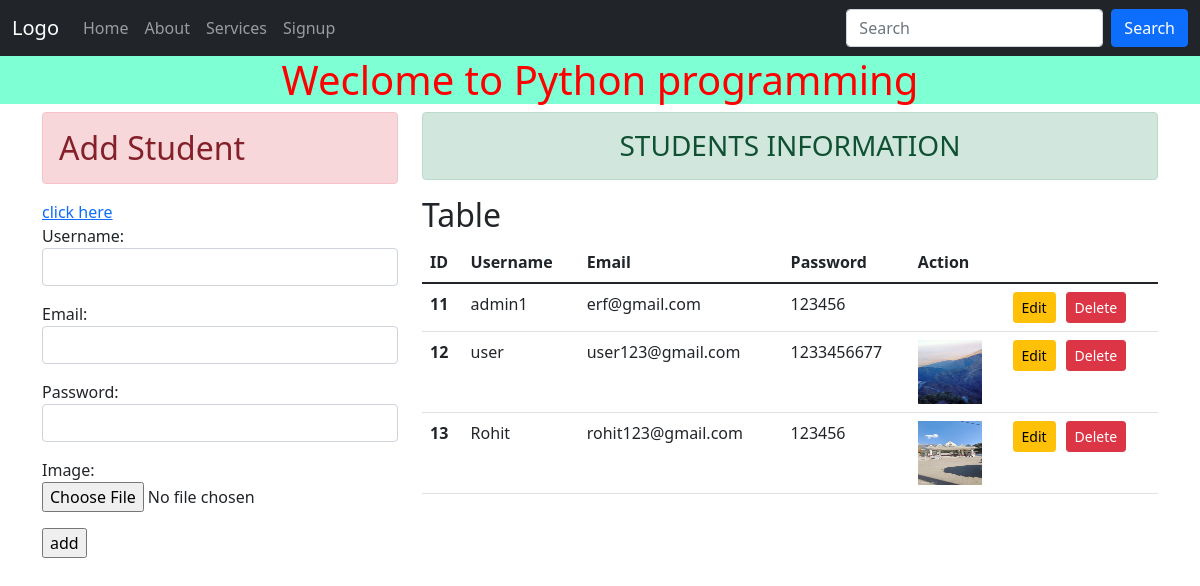
The page / on the database its author committed.
### myapp/models.py (models this page shows, shortened)
class student(models.Model):
    username = models.CharField(max_length = 50)
    email = models.EmailField(max_length = 50)
    password = models.CharField(max_length = 50)
    image = models.ImageField(upload_to = "images",null=True)

### myapp/views.py (the view)
# urls.py: path('', index, name="index"),
def index(request):
    frm = StudentForm()
    stu = student.objects.all()
    if request.method == 'POST':
        frm = StudentForm(request.POST , request.FILES)
        if frm. is_valid():
            frm.save()
    return render(request, "index.html", {'fr': frm, 'st': stu})

### myapp/forms.py
class StudentForm(forms.ModelForm):
    class Meta:
        model = student
        fields = ['username','email','password', 'image']
        widgets ={
            'username': forms.TextInput(attrs={'class': 'form-control'}),
            'email': forms.EmailInput(attrs={'class': 'form-control'}),
            'password': forms.PasswordInput(render_value= True, attrs={'class': 'form-control'}),
             }

### myapp/templates/INDEX.html (shortened to what this page needs)
{% load static %}
<!DOCTYPE html>
<html lang="en">
  <head>
    <link
      href="https://cdn.jsdelivr.net/npm/bootstrap@5.1.3/dist/css/bootstrap.min.css"
      rel="stylesheet"
    />
  </head>
  <body>
    <nav class="navbar navbar-expand-sm navbar-dark bg-dark">
      <div class="container-fluid">
        <a class="navbar-brand" href="javascript:void(0)">Logo</a>
        <div class="collapse navbar-collapse" id="mynavbar">
          <ul class="navbar-nav me-auto">
            <li class="nav-item">
              <a class="nav-link" href="javascript:void(0)">Home</a>
            </li>
            <li class="nav-item">
              <a class="nav-link" href="javascript:void(0)">About</a>
            </li>
            <li class="nav-item">
              <a class="nav-link" href="javascript:void(0)">Services</a>
            </li>
            {% if request.user.is_authenticated %}
            <li class="nav-item">
              <a class="nav-link" href="{%url 'logout' %}">Logout</a>
            </li>
            {% else %}
            <li class="nav-item">
              <a class="nav-link" href="{%url 'register'%}">Signup</a>
            </li>
            {% endif %}
          </ul>
          <form class="d-flex">
            <input class="form-control me-2" type="text" placeholder="Search" />
            <button class="btn btn-primary" type="button">Search</button>
          </form>
        </div>
      </div>
    </nav>
    <h1 class="h1"><center>Weclome to Python programming</center></h1>
    {%block content%}
    <div class="container">
      <div class="row">
        <div class="col-sm-4">
          <h2 class="alert alert-danger">Add Student</h2>
          <a href="#">click here</a>
          <form action="" method="POST" enctype="multipart/form-data">
            {% csrf_token %} {{fr.as_p}}
            <input type="submit" ,class="btn btn-warning" value="add" />
          </form>
        </div>
        <div class="col-sm-8">
          <h3 class="text-center alert alert-success">STUDENTS INFORMATION</h3>
          <h2>Table</h2>
          <table class="table">
            <thead>
              <tr>
                <th>ID</th>
                <th>Username</th>
                <th>Email</th>
                <th>Password</th>
                <th>Action</th>
              </tr>
            </thead>
            <tbody>
              {%for i in st%}
              <tr>
                <th>{{i.id}}</th>
                <td>{{i.username}}</td>
                <td>{{i.email}}</td>
                 <td>{{i.password}}</td>
                <td>
                  {% if i.image %}<img
                    src="{{ i.image.url}}"
                    height="64"
                    width="64"
                  />
                  {% endif %}
                </td>
                <td>
                  <div style="display: flex; gap: 10px">
                    <a
                      href="{%url 'update_data' i.id %}"
                      class="btn btn-warning btn-sm"
                      >Edit</a
                    >
                    <form
                      action="{% url 'delete_data' i.id %}"
                      method="post"
                      class="d-inline"
                    >
                      <input
                        type="submit"
                        class="btn btn-danger btn-sm"
                        value="Delete"
                      />
                    </form>
                  </div>
                </td>
              </tr>
              {% endfor %}
            </tbody>
          </table>
        </div>
      </div>
      {% endblock %}
    </div>
  </body>
</html>

### myapp/templates/INDEX.html (style rules this page uses)
.h1 { color: red; background-color: aquamarine; }

### rows shown on the page
student: id "11", username "admin1", email "erf@gmail.com", password "123456"
student: id "12", username "user", email "user123@gmail.com", password "1233456677", image (picture)
student: id "13", username "Rohit", email "rohit123@gmail.com", password "123456", image (picture)
